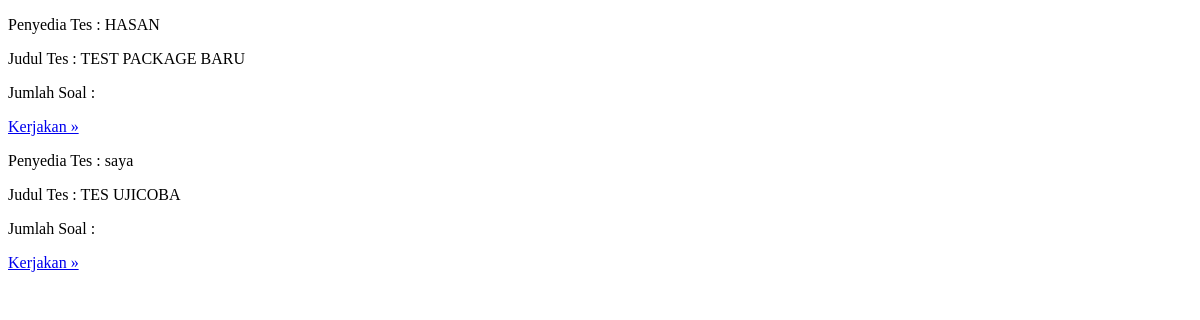
Before: /test/test with the older database file.
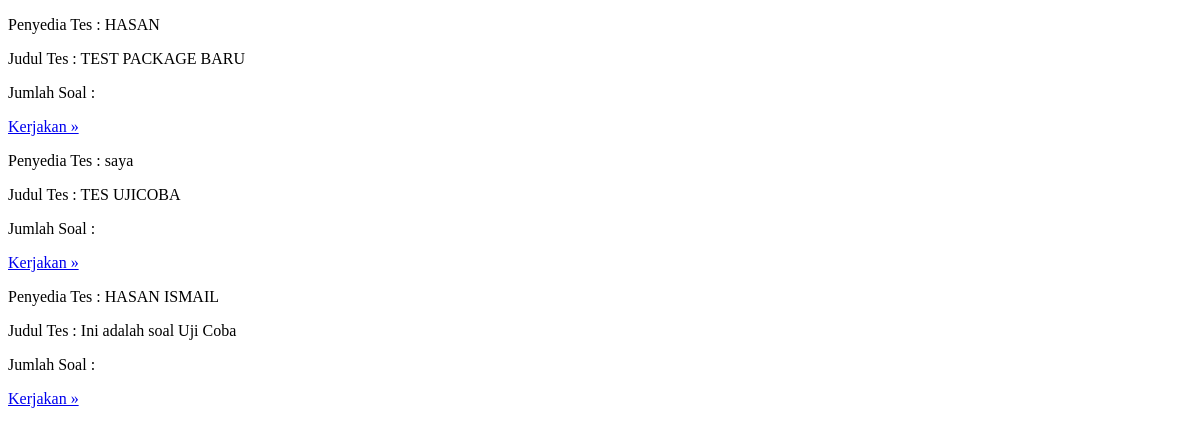
After: the same page with the newer database file.
### Test/models.py (models this page shows, shortened)
class TestPackage(models.Model):
    testID = models.CharField(max_length=16, unique=True,editable=True,blank=True)
    testTitle = models.CharField(max_length=1024)
    testAuthor = models.CharField(max_length=1024)
    testCode = models.CharField(default=None, editable=True, max_length=6)
    testSchedule = models.DateField()
    timeLimit = models.IntegerField(default=0, null=True)
    passwordAdminTest = models.CharField(max_length=16,default=None, null=True)
    passwordTest = models.CharField(max_length=16, default="123456")
    welcomeMessage = models.TextField()
    settings = models.JSONField(blank=True,null=True)

### Test/views.py (the view)
# urls.py: path('test',testViews.showTest),
def showTest(request):
    testPackage = TestPackage.objects.all()
    context = {
        'TestPackage' : testPackage,
    }
    return render(request, 'Test/test.html',context)

### Test/templates/Test/test.html (shortened to what this page needs)
<!DOCTYPE html>
<html lang="en">
<head>
</head>
<body>
    {% for package in TestPackage  %}
        <p>Penyedia Tes : {{ package.testAuthor }}</p>
        <p>Judul Tes : {{ package.testTitle }}</p>
        <p>Jumlah Soal : {{ package.questionCount}}</p>
        <a href="{{package.testID}}"><p>Kerjakan &raquo;</p></a>
    {% endfor %}
</body>
</html>

Changed rows visible on the page:
added TestPackage: testAuthor "HASAN ISMAIL", testTitle "Ini adalah soal Uji Coba"
